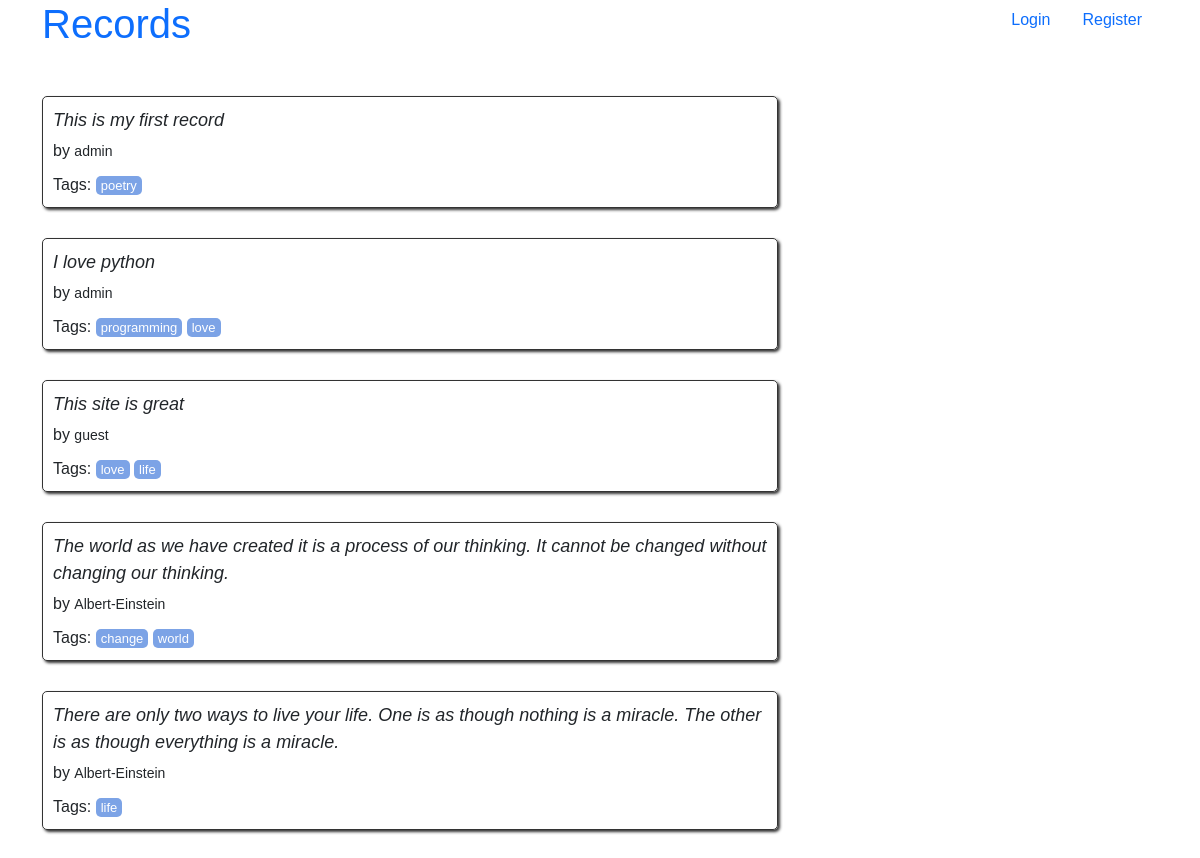
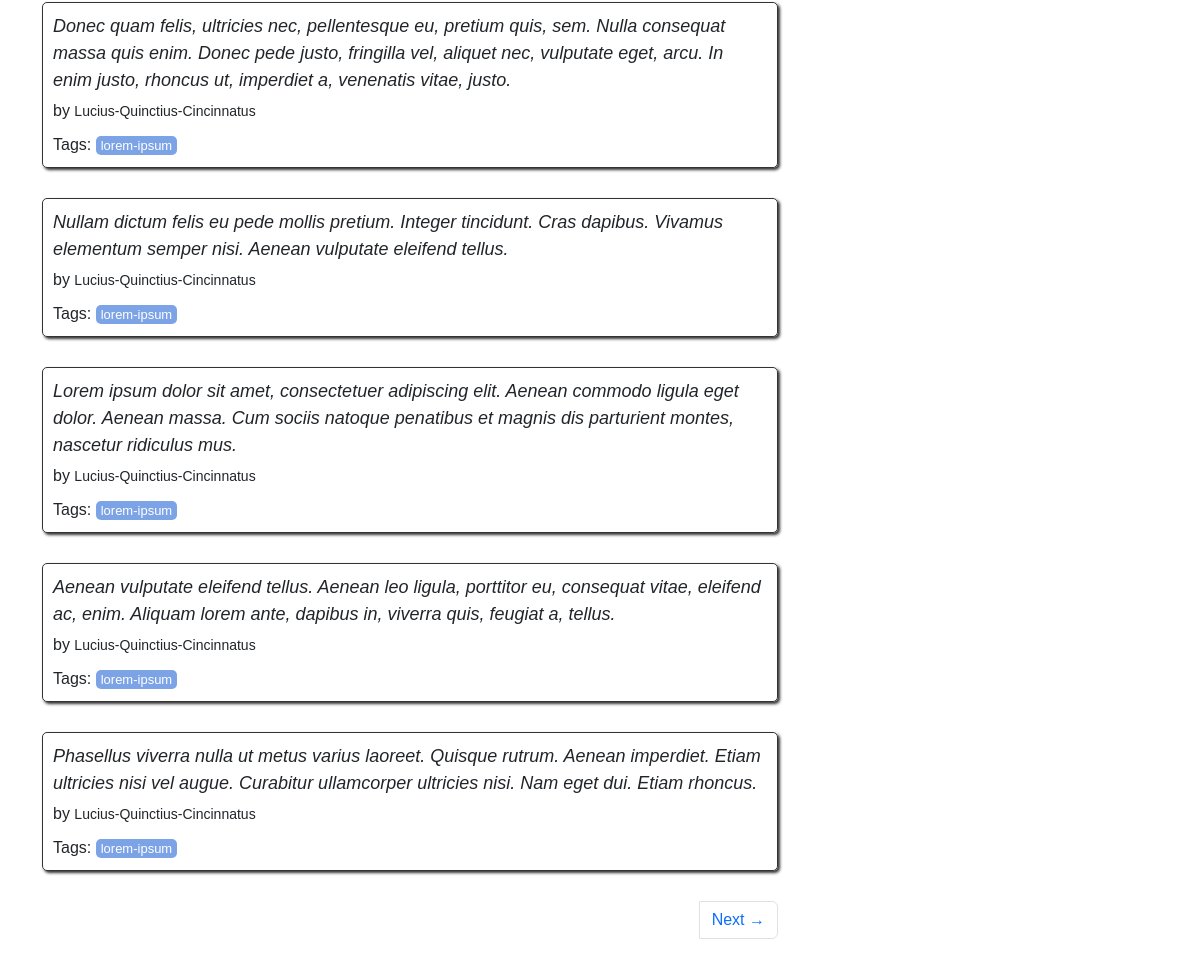
The page / on the database its author committed (2 pictures, top to bottom).
### records/models.py (models this page shows, shortened)
class Record(models.Model):
    tags = models.ManyToManyField(Tag)
    user = models.ForeignKey(User, on_delete=models.CASCADE)
    record = models.TextField()

class Tag(models.Model):
    name = models.CharField(max_length=50)
    def __str__(self) -> str:
        return self.name

### records/views.py (the view)
# urls.py: path("", views.main, name="index"),
def main(request, page=1):
    records = Record.objects.all()
    per_page = 10
    paginator = Paginator(list(records), per_page)
    records_on_page = paginator.page(page)
    context = {"records": records_on_page}
    return render(request, "records/index.html", context)

### records/templates/records/index.html (shortened to what this page needs)
{% extends "records/base.html" %}
{% block content %}
<div class="row">
    <div class="col-md-8">
        {% for record in records %}
        <div class="record" itemscope="" itemtype="http://schema.org/CreativeWork">
            <span class="text" itemprop="text">{{ record.record }}</span>
            <span>by <small class="user" itemprop="user">{{ record.user }}</small>
            </span>
            <div class="tags">
                Tags:
                {% for tag in record.tags.all %}
                <a class="tag" href="/tag/{{ tag }}">{{ tag }}</a>
                {% endfor %}
            </div>
        </div>
        {% endfor %}
        <nav>
            <ul class="pagination d-flex justify-content-between">
                <li class="page-item">
                    <a href="{% if records.has_next %} {% url 'records:index_paginate' records.next_page_number %} {% endif %}"
                        class="page-link {% if not records.has_next %} hidden {% endif %}">
                        Next <span aria-hidden="true">→</span></a>
                </li>
            </ul>
        </nav>
    </div>
</div>
{% endblock content %}

### records/templates/records/base.html (shortened to what this page needs)
<!DOCTYPE html>
<html lang="en">
<head>
    <link href="https://cdn.jsdelivr.net/npm/bootstrap@5.3.2/dist/css/bootstrap.min.css" rel="stylesheet"
>
    {% load static %}
    <link rel="stylesheet" href="{% static 'records/styles.css' %}">
</head>
<body>
    <div class="container">
        <div class="row header-box">
            <div class="col-md-8">
                <h1>
                    <a href="/" style="text-decoration: none">Records</a>
                </h1>
            </div>
            <nav class="col-md-4">
                <ul class="nav justify-content-end">
                    {% if user.is_authenticated %}
                    <li class="nav-item">
                        <a class="nav-link" href="{% url 'records:add_record' %}">Create record</a>
                    </li>
                    <li class="nav-item">
                        <form action="{% url 'users:logout' %}" method="POST">
                            {% csrf_token %}
                            <button type="submit" class="nav-link btn btn-link">Logout</button>
                        </form>
                    </li>
                    {% else %}
                    <li class="nav-item">
                        <a class="nav-link" href="{% url 'users:login' %}">Login</a>
                    </li>
                    <li class="nav-item">
                        <a class="nav-link" href="{% url 'users:register' %}">Register</a>
                    </li>
                    {% endif %}
                </ul>
        </div>
        {% block content %}
        {% endblock content %}
    </div>
</body>
</html>

### records/static/records/styles.css (style rules this page uses)
body { font-family: sans-serif; }
.record { padding: 10px; margin-bottom: 30px; border: 1px solid #333333; border-radius: 5px; box-shadow: 2px 2px 3px #333333; }
.record span.text { display: block; margin-bottom: 5px; font-size: large; font-style: italic; }
.record .tags { margin-top: 10px; }
.tag { padding: 2px 5px; border-radius: 5px; color: white; font-size: small; background-color: #7CA3E6; }
a { text-decoration: none; }
html { position: relative; min-height: 100%; }
body { margin-bottom: 60px; }
.header-box { padding-bottom: 40px; }

### rows shown on the page
Record: record "This is my first record", user "admin"
Tag: name "poetry"
Record: record "I love python", user "admin"
Tag: name "programming"
Tag: name "love"
Record: record "This site is great", user "guest"
Tag: name "life"
Record: record "The world as we have created it is a process of our thinking. It cannot be changed without changing our thinking.", user "Albert-Einstein"
Tag: name "change"
Tag: name "world"
Record: record "There are only two ways to live your life. One is as though nothing is a miracle. The other is as though everything is a miracle.", user "Albert-Einstein"
Record: record "Donec quam felis, ultricies nec, pellentesque eu, pretium quis, sem. Nulla consequat massa quis enim. Donec pede justo, fringilla vel, aliquet nec, vulputate eget, arcu. In enim justo, rhoncus ut, imperdiet a, venenatis vitae, justo.", user "Lucius-Quinctius-Cincinnatus"
Tag: name "lorem-ipsum"
Record: record "Nullam dictum felis eu pede mollis pretium. Integer tincidunt. Cras dapibus. Vivamus elementum semper nisi. Aenean vulputate eleifend tellus.", user "Lucius-Quinctius-Cincinnatus"
Record: record "Lorem ipsum dolor sit amet, consectetuer adipiscing elit. Aenean commodo ligula eget dolor. Aenean massa. Cum sociis natoque penatibus et magnis dis parturient montes, nascetur ridiculus mus.", user "Lucius-Quinctius-Cincinnatus"
Record: record "Aenean vulputate eleifend tellus. Aenean leo ligula, porttitor eu, consequat vitae, eleifend ac, enim. Aliquam lorem ante, dapibus in, viverra quis, feugiat a, tellus.", user "Lucius-Quinctius-Cincinnatus"
Record: record "Phasellus viverra nulla ut metus varius laoreet. Quisque rutrum. Aenean imperdiet. Etiam ultricies nisi vel augue. Curabitur ullamcorper ultricies nisi. Nam eget dui. Etiam rhoncus.", user "Lucius-Quinctius-Cincinnatus"
